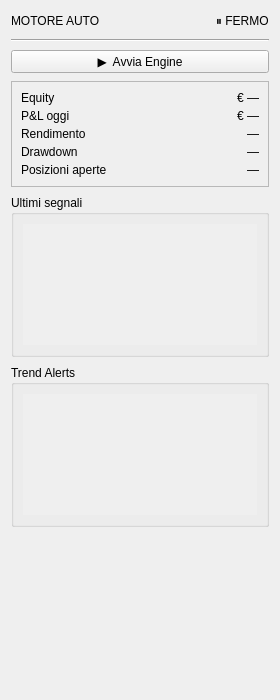
<?xml version="1.0" encoding="UTF-8"?>
<ui version="4.0">
 <class>EnginePanel</class>
 <widget class="QWidget" name="EnginePanel">
  <property name="geometry">
   <rect><x>0</x><y>0</y><width>280</width><height>700</height></rect>
  </property>
  <layout class="QVBoxLayout" name="rootLayout">
   <property name="spacing"><number>8</number></property>
   <property name="contentsMargins"><rect><left>8</left><top>8</top><right>8</right><bottom>8</bottom></rect></property>

   <!-- ── Header: title + state ─────────────────────────────────────── -->
   <item>
    <layout class="QHBoxLayout" name="headerLayout">
     <item>
      <widget class="QLabel" name="_lbl_title">
       <property name="text"><string>MOTORE AUTO</string></property>
      </widget>
     </item>
     <item>
      <spacer name="headerSpacer">
       <property name="orientation"><enum>Qt::Horizontal</enum></property>
       <property name="sizeHint" stdset="0"><size><width>40</width><height>20</height></size></property>
      </spacer>
     </item>
     <item>
      <widget class="QLabel" name="_lbl_state">
       <property name="text"><string>⏸ FERMO</string></property>
      </widget>
     </item>
    </layout>
   </item>

   <!-- ── Separator ─────────────────────────────────────────────────── -->
   <item>
    <widget class="QFrame" name="separator">
     <property name="frameShape"><enum>QFrame::HLine</enum></property>
     <property name="frameShadow"><enum>QFrame::Sunken</enum></property>
    </widget>
   </item>

   <!-- ── Start/Stop button ─────────────────────────────────────────── -->
   <item>
    <widget class="QPushButton" name="_btn_start">
     <property name="text"><string>▶  Avvia Engine</string></property>
     <property name="minimumHeight"><number>36</number></property>
     <property name="maximumHeight"><number>36</number></property>
    </widget>
   </item>

   <!-- ── Metrics frame ─────────────────────────────────────────────── -->
   <item>
    <widget class="QFrame" name="metricsFrame">
     <property name="frameShape"><enum>QFrame::StyledPanel</enum></property>
     <layout class="QGridLayout" name="metricsLayout">
      <property name="contentsMargins"><rect><left>10</left><top>8</top><right>10</right><bottom>8</bottom></rect></property>
      <property name="spacing"><number>4</number></property>

      <item row="0" column="0">
       <widget class="QLabel" name="lblEquityCaption">
        <property name="text"><string>Equity</string></property>
       </widget>
      </item>
      <item row="0" column="1">
       <widget class="QLabel" name="_lbl_equity">
        <property name="text"><string>€ —</string></property>
        <property name="alignment"><set>Qt::AlignRight|Qt::AlignVCenter</set></property>
       </widget>
      </item>

      <item row="1" column="0">
       <widget class="QLabel" name="lblPnlCaption">
        <property name="text"><string>P&amp;L oggi</string></property>
       </widget>
      </item>
      <item row="1" column="1">
       <widget class="QLabel" name="_lbl_pnl">
        <property name="text"><string>€ —</string></property>
        <property name="alignment"><set>Qt::AlignRight|Qt::AlignVCenter</set></property>
       </widget>
      </item>

      <item row="2" column="0">
       <widget class="QLabel" name="lblReturnCaption">
        <property name="text"><string>Rendimento</string></property>
       </widget>
      </item>
      <item row="2" column="1">
       <widget class="QLabel" name="_lbl_return">
        <property name="text"><string>—</string></property>
        <property name="alignment"><set>Qt::AlignRight|Qt::AlignVCenter</set></property>
       </widget>
      </item>

      <item row="3" column="0">
       <widget class="QLabel" name="lblDdCaption">
        <property name="text"><string>Drawdown</string></property>
       </widget>
      </item>
      <item row="3" column="1">
       <widget class="QLabel" name="_lbl_dd">
        <property name="text"><string>—</string></property>
        <property name="alignment"><set>Qt::AlignRight|Qt::AlignVCenter</set></property>
       </widget>
      </item>

      <item row="4" column="0">
       <widget class="QLabel" name="lblPosCaption">
        <property name="text"><string>Posizioni aperte</string></property>
       </widget>
      </item>
      <item row="4" column="1">
       <widget class="QLabel" name="_lbl_positions">
        <property name="text"><string>—</string></property>
        <property name="alignment"><set>Qt::AlignRight|Qt::AlignVCenter</set></property>
       </widget>
      </item>

     </layout>
    </widget>
   </item>

   <!-- ── Ultimi segnali (scroll area + container) ───────────────────── -->
   <item>
    <widget class="QGroupBox" name="scanGroup">
     <property name="title"><string>Ultimi segnali</string></property>
     <layout class="QVBoxLayout" name="scanGroupLayout">
      <property name="contentsMargins"><rect><left>6</left><top>6</top><right>6</right><bottom>6</bottom></rect></property>
      <property name="spacing"><number>2</number></property>
      <item>
       <widget class="QScrollArea" name="scrollScan">
        <property name="maximumHeight"><number>130</number></property>
        <property name="widgetResizable"><bool>true</bool></property>
        <property name="frameShape"><enum>QFrame::NoFrame</enum></property>
        <widget class="QWidget" name="_scan_container">
         <layout class="QVBoxLayout" name="scanContainerLayout">
          <property name="contentsMargins"><rect><left>0</left><top>0</top><right>0</right><bottom>0</bottom></rect></property>
          <property name="spacing"><number>1</number></property>
         </layout>
        </widget>
       </widget>
      </item>
     </layout>
    </widget>
   </item>

   <!-- ── Trend Alerts (scroll area + container) ────────────────────── -->
   <item>
    <widget class="QGroupBox" name="alertGroup">
     <property name="title"><string>Trend Alerts</string></property>
     <layout class="QVBoxLayout" name="alertGroupLayout">
      <property name="contentsMargins"><rect><left>6</left><top>6</top><right>6</right><bottom>6</bottom></rect></property>
      <property name="spacing"><number>2</number></property>
      <item>
       <widget class="QScrollArea" name="scrollAlert">
        <property name="maximumHeight"><number>200</number></property>
        <property name="widgetResizable"><bool>true</bool></property>
        <property name="frameShape"><enum>QFrame::NoFrame</enum></property>
        <widget class="QWidget" name="_alert_container">
         <layout class="QVBoxLayout" name="alertContainerLayout">
          <property name="contentsMargins"><rect><left>0</left><top>0</top><right>0</right><bottom>0</bottom></rect></property>
          <property name="spacing"><number>3</number></property>
         </layout>
        </widget>
       </widget>
      </item>
     </layout>
    </widget>
   </item>

   <!-- Vertical spacer -->
   <item>
    <spacer name="verticalSpacer">
     <property name="orientation"><enum>Qt::Vertical</enum></property>
     <property name="sizeHint" stdset="0"><size><width>20</width><height>40</height></size></property>
    </spacer>
   </item>

  </layout>
 </widget>
 <resources/>
 <connections/>
</ui>
